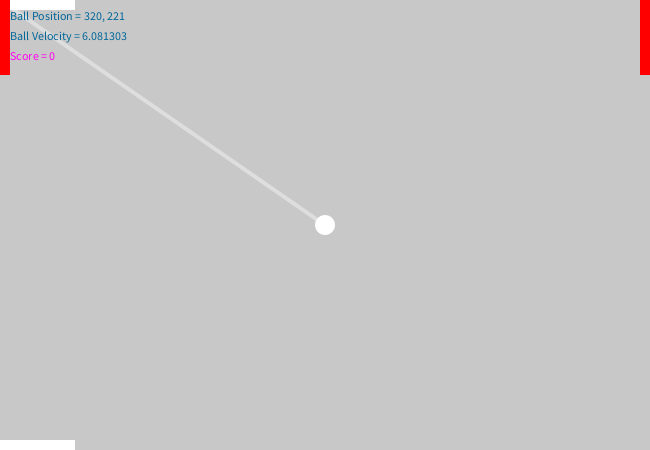
Frame 1 (no input)
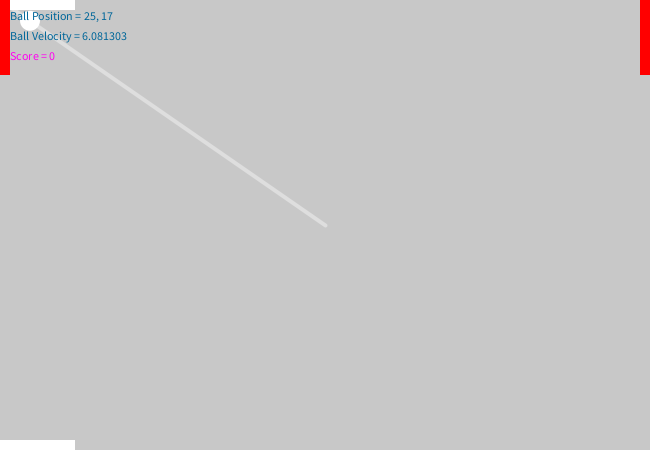
Frame 60 (the mouse pressed at the canvas centre just before this capture)
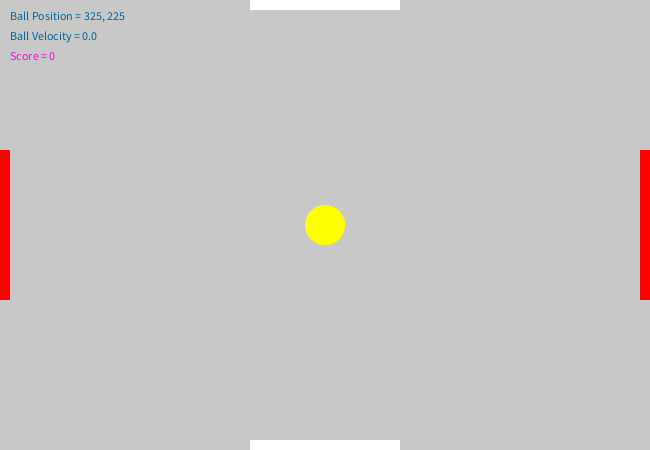
Frame 120 (the mouse held since frame 60 and released just before this capture)

The Processing sketch that drew these frames (run headless with seeded random() and noise(); from frame 60 on, the mouse is pressed at the canvas centre):

// Processing sketch: processing_145825
// ── processing_145825.pde

///////////////////////////////////////
/**************************************
 //www.geneatcg.com/
  
 Processing 101 - 04
 Wriiten by Gene Kao
 Date --- 2014/04/09
  
 **************************************/
///////////////////////////////////////
 
 
Ball b; 
boolean status; 
int batSize = 150; 
int batThick = 10; 
int AddSpeed = 1;
int score = 0; 
 
void setup() {
  size(650, 450);
  rectMode(CENTER);
  smooth();
  b = new Ball(new PVector(width/2, height/2));
  status = true;
}
 
void draw() {
  background(200);
  b.draw();
}
 
void mousePressed() {
  b = new Ball(new PVector(width/2, height/2));
  status = true;
  score = 0;
}
 
void keyPressed() {
  if (key == CODED)
    if (keyCode == UP) {
      batSize += 10;
    } 
    else if (keyCode == DOWN) {
      batSize -= 10;
    }
}
 
class Ball {
 
  PVector pos; 
  PVector dir = new PVector(mouseX-width/2, mouseY-height/2);
  PVector vel; 
  int rad = 20; 
 
  Ball(PVector pos) {
    this.pos = pos;
    vel = PVector.div(dir, (width/2)/5);
  }
 
  void draw() {
 
    if (status) {
      display();
      bound();
      run();
    }
    bat();
    fill(0, 102, 153);
    text("Ball Position = " + (int)pos.x + ", " + (int)pos.y, 10, 20);
    text("Ball Velocity = " + vel.mag(), 10, 40);
    fill(255,0,239);
    text("Score = " + score, 10, 60);
  }
 
 
 
  void bound() {
 
    if (pos.x < rad - batThick/2 && (pos.y < mouseY+batSize/2 && pos.y > mouseY-batSize/2) ) {
      vel.x *= -1;
      vel.x += AddSpeed; 
      vel.y += AddSpeed;
 
      score++;
    } 
    else if (pos.x < rad - batThick/2 && (pos.y < mouseY+batSize/2 && pos.y > mouseY-batSize/2) ) {
      status = false;
    }
 
    if (pos.x > width-rad + batThick/2 && (pos.y < mouseY+batSize/2 && pos.y > mouseY-batSize/2)) {
 
      vel.x += AddSpeed; 
      vel.y += AddSpeed;
      vel.x *= -1;
      score++;
    } 
    else if (pos.x > width-rad + batThick/2 && !(pos.y < mouseY+batSize/2 && pos.y > mouseY-batSize/2)) {
      status = false;
    }
 
    if (pos.y < rad - batThick/2 && (pos.x < mouseX+batSize/2 && pos.x > mouseX-batSize/2) ) {
 
      score++;
      vel.y *= -1;
    } 
    else if (pos.y < rad - batThick/2 && !(pos.x < mouseX+batSize/2 && pos.x > mouseX-batSize/2) ) {
      status = false;
    }
 
    if (pos.y > height-rad + batThick/2 && (pos.x < mouseX+batSize/2 && pos.x > mouseX-batSize/2)) {
      vel.y *= -1;
 
      score++;
    } 
    else if (pos.y > height-rad + batThick/2 && !(pos.x < mouseX+batSize/2 && pos.x > mouseX-batSize/2)) {
      status = false;
    }
  }
 
  void run() {
    pos.add(vel);
  }
 
  void display() {
    fill(255);
    noStroke();
    ellipse(pos.x, pos.y, rad, rad);
    displayArrow();
  }
 
  void displayArrow() {
    strokeWeight(dist(width/2, height/2, mouseX, mouseY)/100);
    stroke(255, 100);
    line(width/2, height/2, mouseX, mouseY);
    stroke(255, 255, 0);
    fill(255, 255, 0, 100);
    ellipse(mouseX, mouseY, 20, 20);
    if (mousePressed) {
      stroke(255, 255, 0);
      fill(255, 255, 0);
      ellipse(mouseX, mouseY, 40, 40);
    }
  }
 
  void bat() {
    fill(255);
    noStroke();
    rect(mouseX, height-5, batSize, batThick);
    rect(mouseX, 5, batSize, batThick);
 
    fill(255, 0, 0);
    rect(width-5, mouseY, batThick, batSize);
    rect(5, mouseY, batThick, batSize);
  }
   
}
